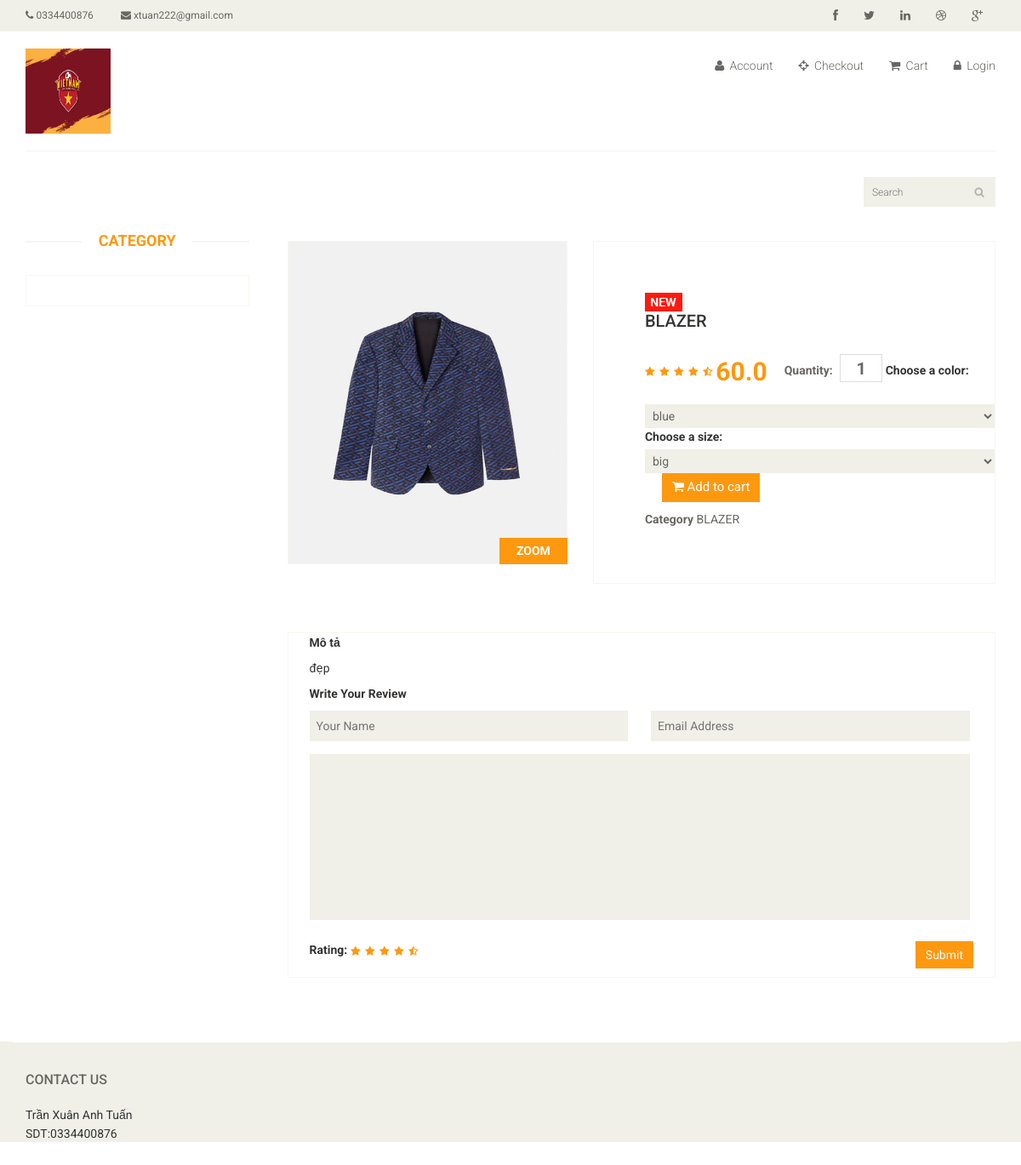
The app's page /store/product/blazer/ with its own data.
### store/models.py (models this page shows, shortened)
class MyLogo(models.Model):
    user = models.ForeignKey(Profile, on_delete=models.CASCADE)
    image = models.ImageField(upload_to='logo')
    is_active = models.BooleanField(default=False)
    created = models.DateTimeField(auto_now_add=True)

class Product(models.Model):
    name = models.CharField(max_length=250, blank=False, null=False)
    category = models.ForeignKey(Category, on_delete=models.CASCADE, related_name='category')
    preview_des = models.CharField(max_length=255, verbose_name='Short Descriptions')
    description = models.TextField(max_length=1000, verbose_name='Description')
    image = models.ImageField(upload_to='product', blank=False, null=False)
    price = models.FloatField()
    old_price = models.FloatField(default=0.00, blank=True, null=True)
    is_stock = models.BooleanField(default=True)
    slug = models.SlugField()
    created = models.DateTimeField(auto_now_add=True)
    class Meta:
        ordering = ['-created']

class Category(models.Model):
    name = models.CharField(max_length=50, blank=False, null=False)
    image = models.ImageField(upload_to='category', blank=True, null=True)
    parent = models.ForeignKey('self', related_name="children", on_delete=models.CASCADE, blank=True, null=True)
    created = models.DateTimeField(auto_now_add=True)
    def __str__(self):
        return self.name
    class Meta:
        ordering = ['-created', ]
        verbose_name_plural = 'Categories'

### store/views.py (the view)
# urls.py: path('product/<slug:slug>/', views.ProductDetailView.as_view(), name='product-details'),
class ProductDetailView(DetailView):
    model = Product
    template_name = 'product-details.html'
    context_object_name = 'item'
    def get_context_data(self, **kwargs):
        context = super().get_context_data(**kwargs)
        context['product_images']=ProductImages.objects.filter(product=self.object.id)
        return context

### store/models.py (called while the page is built)
    def sizes(self):
        return super(VariationManager, self).filter(variation='size')

    def colors(self):
        return super(VariationManager, self).filter(variation='color')

### store/templatetags/category.py (called while the page is built)
@register.filter
def category(user):
    if user.is_authenticated:
        cat = Category.objects.filter(parent=None)
        return cat

### store/templatetags/logoInfo.py (called while the page is built)
@register.filter
def logo(user):
    if user.is_authenticated:
        logo = MyLogo.objects.filter(user=user, is_active=True).order_by('-id').first()
        if logo is None:
            return ""
        return logo.image.url
    else:
        logo = MyLogo.objects.filter(is_active=True).order_by('-id').first()
        if logo is None:
            return ""
        return logo.image.url

### templates/product-details.html (shortened to what this page needs)
{% load static %}
<!DOCTYPE html>
<html lang="en">
<head>
    {% load category %}
    {% load cart_product %}
    {% load logoInfo %}
    <link href='{% static "/css/bootstrap.min.css" %}' rel="stylesheet">
    <link href='{% static "/css/font-awesome.min.css"%}' rel="stylesheet">
    <link href='{% static "/css/prettyPhoto.css" %}' rel="stylesheet">
    <link href='{% static "/css/price-range.css" %}' rel="stylesheet">
    <link href='{% static "/css/animate.css" %}' rel="stylesheet">
    <link href='{% static "/css/main.css" %}' rel="stylesheet">
    <link href='{% static "/css/responsive.css" %}' rel="stylesheet">
</head>
<body>
<header id="header">
    <div class="header_top">
        <div class="container">
            <div class="row">
                <div class="col-sm-6">
                    <div class="contactinfo">
                        <ul class="nav nav-pills">
<li><a href='{% static "/"%}'><i class="fa fa-phone"></i> 0334400876</a></li>
                            <li><a href='{% static "/"%}'><i class="fa fa-envelope"></i> xtuan222@gmail.com</a></li>
                        </ul>
                    </div>
                </div>
                <div class="col-sm-6">
                    <div class="social-icons pull-right">
                        <ul class="nav navbar-nav">
                            <li><a href='{% static "/"%}'><i class="fa fa-facebook"></i></a></li>
                            <li><a href='{% static "/"%}'><i class="fa fa-twitter"></i></a></li>
                            <li><a href='{% static "/"%}'><i class="fa fa-linkedin"></i></a></li>
                            <li><a href='{% static "/"%}'><i class="fa fa-dribbble"></i></a></li>
                            <li><a href='{% static "/"%}'><i class="fa fa-google-plus"></i></a></li>
                        </ul>
                    </div>
                </div>
            </div>
        </div>
    </div>
    <div class="header-middle">
        <div class="container">
            <div class="row">
                <div class="col-sm-4">
                    <div class="logo pull-left">
                        <a href='{% url "store:index"%}'><img src='{{ request.user|logo }}'alt="" width="100" height="100"/></a>
                    </div>
                </div>
                <div class="col-sm-8">
                    <div class="shop-menu pull-right">
                        <ul class="nav navbar-nav">
                            <li><a href='{% static "/"%}'><i class="fa fa-user"></i> Account</a></li>
                            <li><a href='{% static "/checkout.html"%}'><i class="fa fa-crosshairs"></i> Checkout</a>
                            </li>
                            <li><a href='{% url "order:cart" %}'><i class="fa fa-shopping-cart"></i> Cart</a></li>
                            <li><a href='{% static "/login.html"%}'><i class="fa fa-lock"></i> Login</a></li>
                        </ul>
                    </div>
                </div>
            </div>
        </div>
    </div>
    <div class="header-bottom">
        <div class="container">
            <div class="row">
                <div class="col-sm-9">
                </div>
                <div class="col-sm-3">
                    <div class="search_box pull-right">
                        <input type="text" placeholder="Search"/>
                    </div>
                </div>
            </div>
        </div>
    </div>
</header>
<section>
    <div class="container">
        <div class="row">
            <div class="col-sm-3">
                <div class="left-sidebar">
                    <h2>Category</h2>
                    <div class="panel-group category-products" id="accordian">
                    </div>
                </div>
            </div>
            <div class="col-sm-9 padding-right">
                <div class="product-details">
                    <div class="col-sm-5">
                        <div class="view-product">
                            <img src='{{item.image.url}}'>
                            <h3>ZOOM</h3>
                        </div>
                    </div>
                    <div class="col-sm-7">
                        <form method="post" action="{% url 'order:add-to-cart' pk=item.pk %}">
                            <div class="product-information">
                                <img src='{% static "/images/product-details/new.jpg" class="newarrival" alt="" /%}'>
                                <h2>{{item.name}}</h2>
                                <img src='{% static "/images/product-details/rating.png" alt="" /%}'>
                                <span>
									<span>{{item.price}}</span>
									<label>Quantity:</label>
									<input type="text" name="quantity" value="1"/>
								</span>
                                <label for="color">Choose a color:</label>
                                <select name="color" id="color">
                                    {% for item_variation in item.variationvalue_set.colors %}
                                    <option value="{{item_variation.name}}">{{item_variation.name}}</option>
                                    {% endfor %}
                                </select>
                                <label for="size">Choose a size:</label>
                                <select name="size" id="size">
                                    {% for item_variation in item.variationvalue_set.sizes %}
                                    <option value="{{item_variation.name}}">{{item_variation.name}}</option>
                                    {% endfor %}
                                </select>
                                <button type="submit" class="btn btn-fefault cart"><i class="fa fa-shopping-cart"></i>
                                    Add to cart
                                </button>
                                <p><b>Category</b> {{item.category}}</p>
                            </div>
                        </form>
                    </div>
                </div>
                <div class="category-tab shop-details-tab">
                    <div class="col-sm-12">
                    </div>
                    <div class="tab-content">
                        <div class="tab-pane fade active in" id="reviews">
                            <div class="col-sm-12">
                                <p><b>Mô tả </b></p>
                                <p>{{item.preview_des}}</p>
                                <p><b>Write Your Review</b></p>
                                <form action="#">
										<span>
											<input type="text" placeholder="Your Name"/>
											<input type="email" placeholder="Email Address"/>
										</span>
                                    <textarea name=""></textarea>
                                    <b>Rating: </b> <img
                                        src='{% static "/images/product-details/rating.png" alt="" /%}'>
                                    <button type="button" class="btn btn-default pull-right">
                                        Submit
                                    </button>
                                </form>
                            </div>
                        </div>
                    </div>
                </div>
            </div>
        </div>
    </div>
</section>
<footer id="footer">
    <div class="footer-widget">
        <div class="container">
            <div class="row">
                <div class="col-sm-2">
                    <div class="single-widget">
                        <h2>Contact Us</h2>
                        <ul class="nav nav-pills nav-stacked">
                            <li>Trần Xuân Anh Tuấn</a></li>
                            <li>SDT:0334400876</a></li>
                        </ul>
                    </div>
                </div>
            </div>
        </div>
    </div>
</footer>
</body>
</html>

### records on screen
MyLogo: user|logo (picture)
Product: image (picture), name "BLAZER", price "60.0", category "BLAZER", preview_des "đẹp"

### other values on screen
form field color "blue"
form field size "big"
